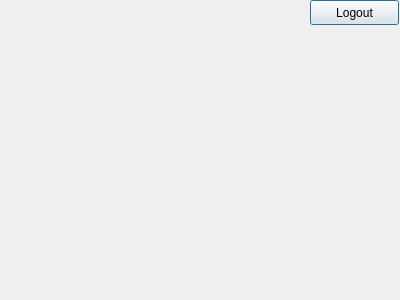
<?xml version="1.0" encoding="UTF-8"?>
<ui version="4.0">
 <class>fn_principal</class>
 <widget class="QDialog" name="fn_principal">
  <property name="geometry">
   <rect>
    <x>0</x>
    <y>0</y>
    <width>400</width>
    <height>300</height>
   </rect>
  </property>
  <property name="windowTitle">
   <string>Dialog</string>
  </property>
  <widget class="QPushButton" name="bn_logout">
   <property name="geometry">
    <rect>
     <x>310</x>
     <y>0</y>
     <width>89</width>
     <height>25</height>
    </rect>
   </property>
   <property name="text">
    <string>Logout</string>
   </property>
  </widget>
 </widget>
 <resources/>
 <connections/>
</ui>
